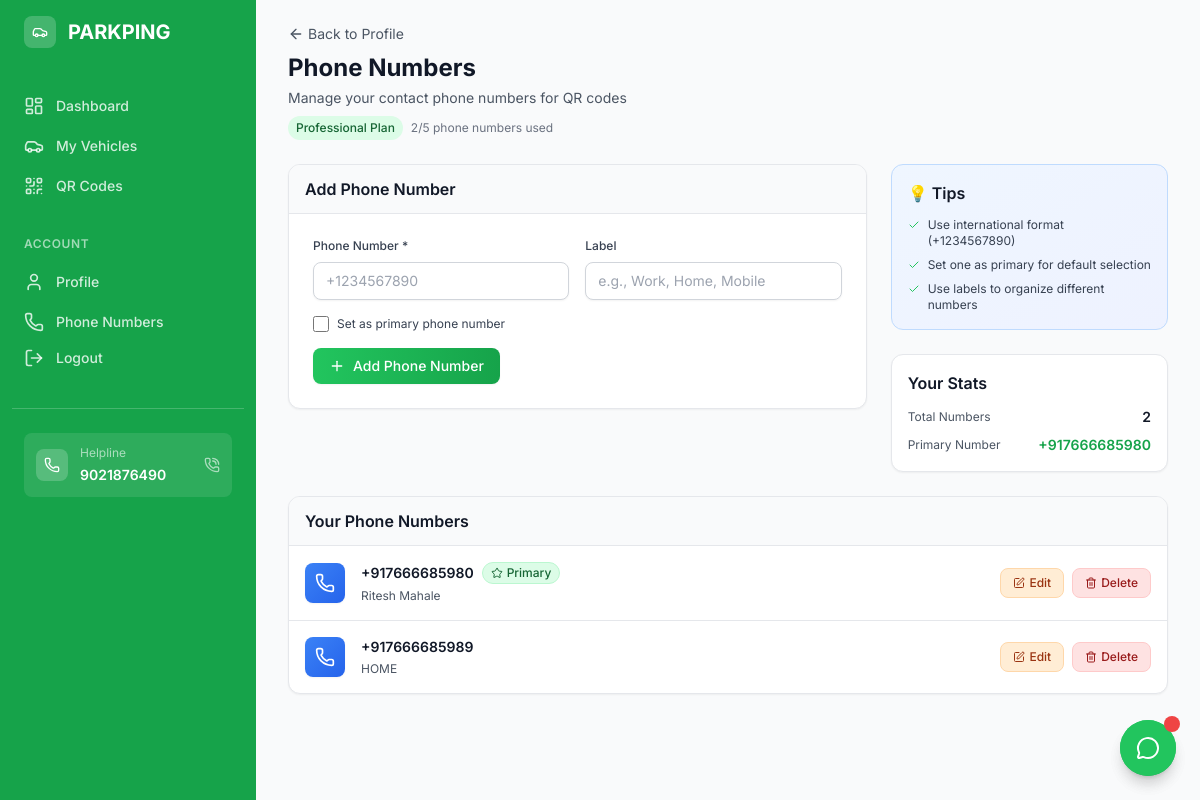
/accounts/phone-numbers/ (signed in), run on the app's committed database.
### parking/models.py (models this page shows, shortened)
class SubscriptionPlan(models.Model):
    PLAN_TYPES = [
        ('free', 'Free'),
        ('basic', 'Basic'),
        ('pro', 'Professional'),
        ('enterprise', 'Enterprise'),
    ]
    name = models.CharField(max_length=100)
    plan_type = models.CharField(max_length=20, choices=PLAN_TYPES, unique=True)
    description = models.TextField()
    price = models.DecimalField(max_digits=10, decimal_places=2, default=0.00)
    currency = models.CharField(max_length=3, default='USD')
    billing_cycle = models.CharField(max_length=20, default='monthly')
    max_vehicles = models.PositiveIntegerField(default=1)
    max_phone_numbers = models.PositiveIntegerField(default=1)
    number_masking = models.BooleanField(default=False)
    max_masking_sessions = models.PositiveIntegerField(default=0, help_text="Maximum number of concurrent masking sessions allowed")
    custom_qr_design = models.BooleanField(default=False)
    priority_support = models.BooleanField(default=False)
    analytics_dashboard = models.BooleanField(default=False)
    qr_color_primary = models.CharField(max_length=7, default='#000000', help_text="Primary QR color")
    qr_color_secondary = models.CharField(max_length=7, default='#FFFFFF', help_text="Secondary QR color")
    logo_placement = models.BooleanField(default=False)
    custom_branding = models.BooleanField(default=False)
    is_active = models.BooleanField(default=True)
    created_at = models.DateTimeField(auto_now_add=True)
    updated_at = models.DateTimeField(auto_now=True)
    class Meta:
        ordering = ['price']

### accounts/models.py (models this page shows, shortened)
class UserPhoneNumber(models.Model):
    user = models.ForeignKey(
        CustomUser,
        on_delete=models.CASCADE,
        related_name='phone_numbers'
    )
    phone_number = models.CharField(
        max_length=17,
        validators=[CustomUser.phone_regex]
    )
    is_primary = models.BooleanField(default=False)
    is_verified = models.BooleanField(default=False)
    label = models.CharField(max_length=50, blank=True, help_text="e.g., Work, Home, Mobile")
    created_at = models.DateTimeField(auto_now_add=True)
    class Meta:
        unique_together = ['user', 'phone_number']
        ordering = ['-is_primary', '-created_at']

### accounts/views.py (the view)
# urls.py: path('phone-numbers/', views.phone_numbers_view, name='phone_numbers'),
@login_required
def phone_numbers_view(request):
    phone_numbers = UserPhoneNumber.objects.filter(user=request.user)
    user_plan = request.user.current_plan
    max_phone_numbers = user_plan.max_phone_numbers if user_plan else 1
    current_count = phone_numbers.count()
    if request.method == 'POST':
        if current_count >= max_phone_numbers:
            messages.error(request, f'You have reached the maximum number of phone numbers ({max_phone_numbers}) for your {user_plan.name if user_plan else "current"} plan. Please upgrade to add more.')
            return redirect('accounts:phone_numbers')
        form = UserPhoneNumberForm(request.POST, user=request.user)
        if form.is_valid():
            phone_number = form.save(commit=False)
            phone_number.user = request.user
            phone_number.save()
            messages.success(request, 'Phone number added successfully!')
            return redirect('accounts:phone_numbers')
    else:
        form = UserPhoneNumberForm(user=request.user)
    context = {
        'form': form,
        'phone_numbers': phone_numbers,
        'max_phone_numbers': max_phone_numbers,
        'current_count': current_count,
        'can_add_phone': current_count < max_phone_numbers,
        'user_plan': user_plan,
    }
    return render(request, 'accounts/phone_numbers.html', context)

### accounts/forms.py (shortened to what this page needs)
class UserPhoneNumberForm(forms.ModelForm):
    class Meta:
        model = UserPhoneNumber
        fields = ['phone_number', 'label', 'is_primary']
        widgets = {
            'phone_number': forms.TextInput(attrs={'placeholder': '+1234567890'}),
            'label': forms.TextInput(attrs={'placeholder': 'e.g., Work, Home, Mobile'}),
        }
    def __init__(self, *args, **kwargs):
        self.user = kwargs.pop('user', None)
        super().__init__(*args, **kwargs)
        if self.user:
            existing_numbers = UserPhoneNumber.objects.filter(user=self.user)
            if existing_numbers.count() <= 1:
                self.fields['is_primary'].widget.attrs['disabled'] = True
                self.fields['is_primary'].help_text = "Cannot remove primary status from the only phone number"

### templates/accounts/phone_numbers.html (shortened to what this page needs)
{% extends 'base.html' %}
{% load static %}
{% block content %}
  <div class="mb-6">
    <div class="flex items-center space-x-3">
      <a href="{% url 'accounts:profile' %}" class="inline-flex items-center text-sm text-gray-600 hover:text-gray-900 transition-colors">
        <i data-lucide="arrow-left" class="w-4 h-4 mr-1"></i>
        Back to Profile
      </a>
    </div>
    <div class="mt-2">
      <h1 class="text-2xl font-bold text-gray-900">Phone Numbers</h1>
      <p class="mt-1 text-sm text-gray-600">Manage your contact phone numbers for QR codes</p>
      {% if user_plan %}
        <div class="mt-2 flex items-center space-x-2">
          <span class="inline-flex items-center px-2 py-1 bg-green-100 text-green-800 text-xs font-medium rounded-full">
            {{ user_plan.name }}
          </span>
          <span class="text-xs text-gray-500">
            {{ current_count }}/{{ max_phone_numbers }} phone numbers used
          </span>
        </div>
      {% endif %}
    </div>
  </div>
  <div class="grid grid-cols-1 lg:grid-cols-3 gap-6">
    <div class="lg:col-span-2">
      <div class="bg-white shadow-sm rounded-xl border border-gray-200 overflow-hidden">
        <div class="px-4 py-3 border-b border-gray-200 bg-gray-50">
          <h3 class="text-base font-semibold text-gray-900">Add Phone Number</h3>
        </div>
        <div class="p-6">
          <form method="post">
            <div class="grid grid-cols-1 gap-4 sm:grid-cols-2 mb-4">
              <div>
                <label for="phone_number" class="block text-xs font-medium text-gray-700 mb-2">Phone Number *</label>
                <input type="tel" name="phone_number" id="phone_number" required
                  class="w-full px-3 py-2 border border-gray-300 rounded-lg shadow-sm focus:outline-none focus:ring-green-500 focus:border-green-500 text-sm"
                  placeholder="+1234567890">
              </div>
              <div>
                <label for="label" class="block text-xs font-medium text-gray-700 mb-2">Label</label>
                <input type="text" name="label" id="label"
                  class="w-full px-3 py-2 border border-gray-300 rounded-lg shadow-sm focus:outline-none focus:ring-green-500 focus:border-green-500 text-sm"
                  placeholder="e.g., Work, Home, Mobile">
              </div>
            </div>
            <div class="flex items-center mb-4">
              <input type="checkbox" name="is_primary" id="is_primary"
                class="h-4 w-4 text-green-600 focus:ring-green-500 border-gray-300 rounded">
              <label for="is_primary" class="ml-2 text-xs text-gray-700">Set as primary phone number</label>
            </div>
            <button type="submit" {% if not can_add_phone %}disabled{% endif %} class="inline-flex items-center px-4 py-2 {% if can_add_phone %}bg-gradient-to-r from-green-500 to-green-600 hover:from-green-600 hover:to-green-700{% else %}bg-gray-400 cursor-not-allowed{% endif %} text-white text-sm font-medium rounded-lg shadow-sm hover:shadow-md transition-all duration-300">
              <i data-lucide="plus" class="w-4 h-4 mr-2"></i>
              {% if can_add_phone %}Add Phone Number{% else %}Plan Limit Reached{% endif %}
            </button>
          </form>
        </div>
      </div>
    </div>
    <div class="space-y-6">
      <div class="bg-gradient-to-br from-blue-50 to-indigo-50 rounded-xl p-4 border border-blue-200">
        <h3 class="text-base font-semibold text-gray-900 mb-3">💡 Tips</h3>
        <ul class="space-y-2 text-xs text-gray-700">
          <li class="flex items-start">
            <i data-lucide="check" class="w-3 h-3 text-green-500 mr-2 mt-0.5 flex-shrink-0"></i>
            Use international format (+1234567890)
          </li>
          <li class="flex items-start">
            <i data-lucide="check" class="w-3 h-3 text-green-500 mr-2 mt-0.5 flex-shrink-0"></i>
            Set one as primary for default selection
          </li>
          <li class="flex items-start">
            <i data-lucide="check" class="w-3 h-3 text-green-500 mr-2 mt-0.5 flex-shrink-0"></i>
            Use labels to organize different numbers
          </li>
        </ul>
      </div>
      <div class="bg-white shadow-sm rounded-xl border border-gray-200 p-4">
        <h3 class="text-base font-semibold text-gray-900 mb-3">Your Stats</h3>
        <div class="space-y-2">
          <div class="flex items-center justify-between">
            <span class="text-xs text-gray-600">Total Numbers</span>
            <span class="text-sm font-semibold text-gray-900">{{ phone_numbers.count|default:0 }}</span>
          </div>
          <div class="flex items-center justify-between">
            <span class="text-xs text-gray-600">Primary Number</span>
            <span class="text-sm font-semibold text-green-600">
              {% for phone in phone_numbers %}
                {% if phone.is_primary %}{{ phone.phone_number }}{% endif %}
              {% empty %}
                None
              {% endfor %}
            </span>
          </div>
        </div>
      </div>
    </div>
  </div>
  {% if phone_numbers %}
    <div class="mt-6">
      <div class="bg-white shadow-sm rounded-xl border border-gray-200 overflow-hidden">
        <div class="px-4 py-3 border-b border-gray-200 bg-gray-50">
          <h3 class="text-base font-semibold text-gray-900">Your Phone Numbers</h3>
        </div>
        <div class="divide-y divide-gray-200">
          {% for phone in phone_numbers %}
            <div class="p-4 hover:bg-gray-50 transition-colors duration-200">
              <div class="flex items-center justify-between">
                <div class="flex items-center space-x-4">
                  <div class="w-10 h-10 bg-gradient-to-br from-blue-500 to-blue-600 rounded-lg flex items-center justify-center shadow-sm">
                    <i data-lucide="phone" class="w-5 h-5 text-white"></i>
                  </div>
                  <div>
                    <div class="flex items-center space-x-2 mb-1">
                      <h4 class="text-sm font-semibold text-gray-900">{{ phone.phone_number }}</h4>
                      {% if phone.is_primary %}
                        <span class="inline-flex items-center px-2 py-0.5 rounded-full text-xs font-medium bg-green-100 text-green-800 border border-green-200">
                          <i data-lucide="star" class="w-3 h-3 mr-1"></i>
                          Primary
                        </span>
                      {% endif %}
                    </div>
                    <p class="text-xs text-gray-600">{{ phone.label|default:"No label" }}</p>
                  </div>
                </div>
                <div class="flex items-center space-x-2">
                  <a href="{% url 'accounts:edit_phone_number' phone.pk %}" class="inline-flex items-center px-3 py-1.5 bg-orange-100 text-orange-800 text-xs font-medium rounded-lg hover:bg-orange-200 border border-orange-200 transition-colors">
                    <i data-lucide="edit" class="w-3 h-3 mr-1"></i>
                    Edit
                  </a>
                  <form method="post" action="{% url 'accounts:delete_phone_number' phone.pk %}" class="inline" onsubmit="return confirm('Are you sure you want to delete this phone number?');">
                    <button type="submit" class="inline-flex items-center px-3 py-1.5 bg-red-100 text-red-800 text-xs font-medium rounded-lg hover:bg-red-200 border border-red-200 transition-colors">
                      <i data-lucide="trash-2" class="w-3 h-3 mr-1"></i>
                      Delete
                    </button>
                  </form>
                </div>
              </div>
            </div>
          {% endfor %}
        </div>
      </div>
    </div>
  {% endif %}
{% endblock %}

### templates/base.html (style rules this page uses)
body { font-family: 'Inter', sans-serif; }

### data on the page
SubscriptionPlan: name "Professional Plan"
UserPhoneNumber: phone_number "+917666685980", is_primary True (drawn), label "Ritesh Mahale"
UserPhoneNumber: phone_number "+917666685989", label "HOME"

### other printed values
{{ current_count }} "2"
{{ max_phone_numbers }} "5"
{{ phone_numbers.count|default:0 }} "2"
